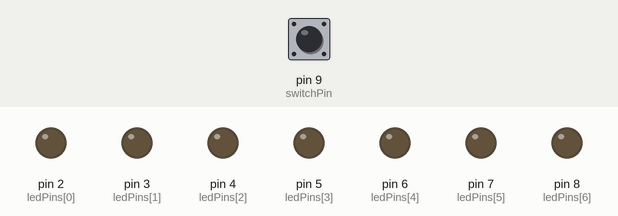
Simulated run of this sketch. Board: Arduino Uno, built with avr-gcc and run on an emulated ATmega328P. Parts: output pins drawn as LEDs (lit = HIGH). Dashed ring = blinking. The inputs (shaded band) are chosen by the test bench; at power-on: pin 9 (switchPin) LOW. Random numbers use the default seed unless the sketch sets one.

Above: at 1.2 s.
1.3 s: pin 9 (switchPin) pulled HIGH for 0.15 s
At 1.86 s:
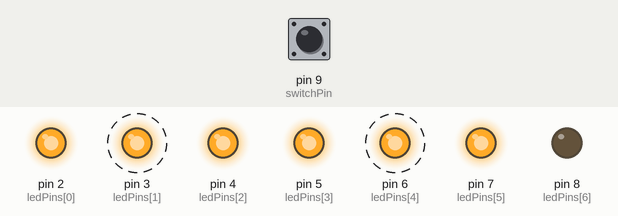
At 3.73 s:
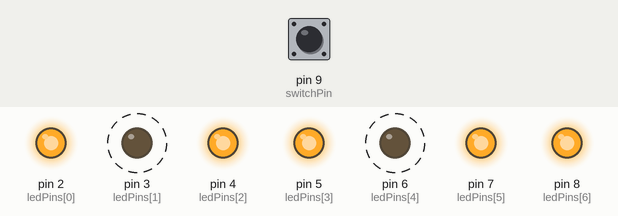
4.3 s: pin 9 (switchPin) pulled HIGH for 3.2 s
At 13.8 s:
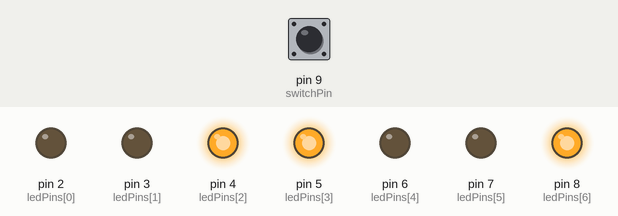
Timing chart, 0 to 15.0 s (numbered marks = the images above; inputs shaded):
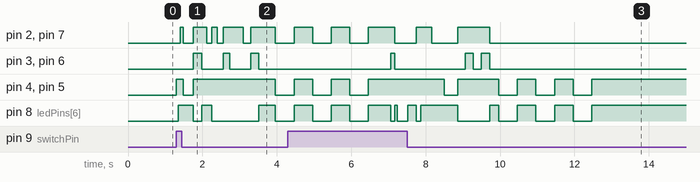

The sketch:

Dice.ino
```cpp
int ledPins[7] = {2, 3, 4, 5, 6, 7, 8};
//7개의 LED를 setup 함수 안에서 초기화 해야 하므로, 해당하는 핀의 숫자를 배열 안에 모드 놓고
//이 배열 안을 하나씩 반복하면서 초기화 하는 것이 좋다.
int dicePatterns[7][7] = {
  {0, 0, 0, 0, 0, 0, 1},    // 1
  {0, 0, 1, 1, 0, 0, 0},    // 2
  {0, 0, 1, 1, 0, 0, 1},    // 3
  {1, 0, 1, 1, 0, 1, 0},    // 4
  {1, 0, 1, 1, 0, 1, 1},    // 5
  {1, 1, 1, 1, 1, 1, 0},    // 6
  {0, 0, 0, 0, 0, 0, 0}     // BLANK
};

int switchPin = 9;
int blank = 6;

void setup()
{
  for (int i = 0; i < 7; i++)
  {
    pinMode(ledPins[i], OUTPUT);
    digitalWrite(ledPins[i], LOW);
  }
  //이 함수를 호출하지 않으면 보드를 재시작 할 때마다 똑같은 순서로 주사위가 굴려진다.
  randomSeed(analogRead(0));
}


void loop()
{
  if (digitalRead(switchPin))
  {
    rollTheDice();
  }
  delay(100);
}

void rollTheDice()
{
  int result = 0;
  int lengthOfRoll = random(15, 25);
  for (int i = 0; i < lengthOfRoll; i++)
  {
    result = random(0, 6);  // result will be 0 to 5 not 1 to 6
    show(result);
    delay(50 + i * 10);
  }
  for (int j = 0; j < 3; j++)
  {
    show(blank);
    delay(500);
    show(result);
    delay(500);
  }
}

void show(int result)
{

 for (int i = 0; i < 7; i++)
 {
   digitalWrite(ledPins[i], dicePatterns[result][i]);
 }
}
```

Measured:
- after the input at 1.3 s, pin 3 (ledPins[1]): alternates HIGH for 0.21 s and LOW for 0.58 s, starting after 0.45 s; pin 4 (ledPins[2]): LOW → HIGH at once, → LOW 0.18 s later, → HIGH 0.27 s later, → LOW 2.2 s later
- after the input at 4.3 s, pin 3 (ledPins[1]), pin 6 (ledPins[4]): goes HIGH 0.11 s, LOW 1.9 s, HIGH 0.21 s, LOW 0.22 s, HIGH 0.23 s, then LOW, starting after 2.8 s
